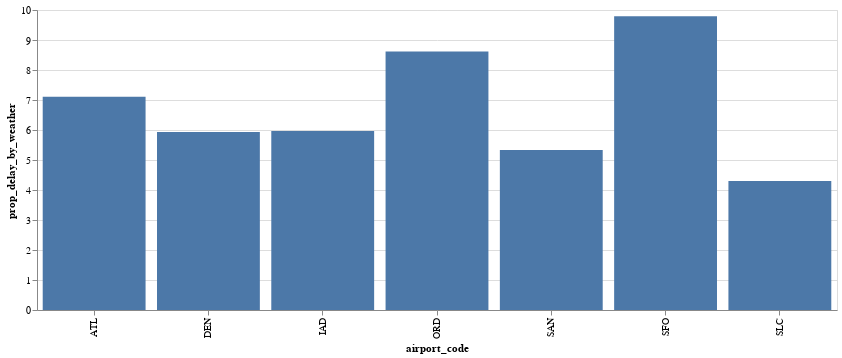

Notebook code cell kept with this figure:
### Code cell
q4 = (weather.groupby("airport_code")
        .agg(total_flights=("num_of_flights_total", sum),
             total_delay_due_to_weather = ("total_delay_due_to_weather", sum))
            .assign(prop_delay_by_weather = lambda x: (x.total_delay_due_to_weather/x.total_flights*100).round(2))
                .reset_index()
)
chart= (alt.Chart(q4)
            .mark_bar()
            .encode(x = "airport_code", y="prop_delay_by_weather").properties(width = 800))
#chart.save("proyect2.2.png")
chart

### Figure 1 — Vega-Lite specification as saved in the notebook (floating-point values rounded to 4 significant figures)
{"config": {"view": {"continuousWidth": 400, "continuousHeight": 300}}, "data": {"name": "data-17f136f5f890eba8c20cde3865715f8a"}, "mark": "bar", "encoding": {"x": {"field": "airport_code", "type": "nominal"}, "y": {"field": "prop_delay_by_weather", "type": "quantitative"}}, "width": 800, "$schema": "https://vega.github.io/schema/vega-lite/v4.17.0.json", "datasets": {"data-17f136f5f890eba8c20cde3865715f8a": [{"airport_code": "ATL", "total_flights": 4430047, "total_delay_due_to_weather": 314800.0, "prop_delay_by_weather": 7.11}, {"airport_code": "DEN", "total_flights": 2513974, "total_delay_due_to_weather": 149100.0, "prop_delay_by_weather": 5.93}, {"airport_code": "IAD", "total_flights": 851571, "total_delay_due_to_weather": 50840.0, "prop_delay_by_weather": 5.97}, {"airport_code": "ORD", "total_flights": 3597588, "total_delay_due_to_weather": 310000.0, "prop_delay_by_weather": 8.62}, {"airport_code": "SAN", "total_flights": 917862, "total_delay_due_to_weather": 48920.0, "prop_delay_by_weather": 5.33}, {"airport_code": "SFO", "total_flights": 1630945, "total_delay_due_to_weather": 159600.0, "prop_delay_by_weather": 9.79}, {"airport_code": "SLC", "total_flights": 1403384, "total_delay_due_to_weather": 60350.0, "prop_delay_by_weather": 4.3}]}}
